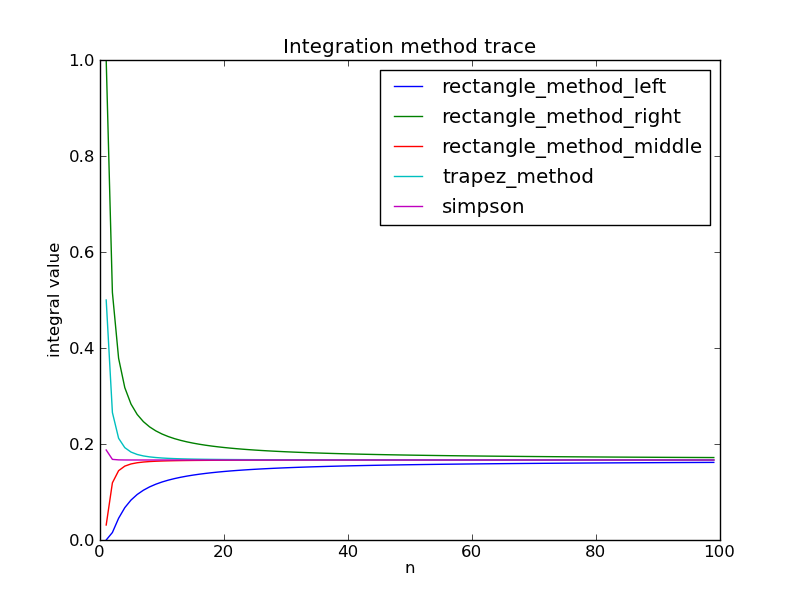

Here is the Python script that generated this plot:
# -*- coding:utf-8 -*-

import numpy as np
import scipy as sp
import pylab as mp



#------------------------------------------------#
# FUNCTIONS WITH NUMBER OF POINTS :              #
#------------------------------------------------#


def rectangle_method_left(f, a, b, n):
    h = (b - a)/n
    add = 0
    for k in np.arange(0,n):
        add += f(a + k*h)
    add *= h
    return add


    
def rectangle_method_right(f, a, b, n):
    h = (b - a)/n
    add = 0
    for k in np.arange(1,n+1):
        add += f(a + k*h)
    add *= h
    return add


def rectangle_method_middle(f, a, b, n):
    h = (b - a)/n
    add = 0
    for k in np.arange(0,n):
        add += f(a + k*h + h/2)
    add *= h
    return add


def trapez_method(f, a, b, n):
    h = (b - a)/n
    add = 0
    for k in np.arange(1,n):
        add += f(a + k*h)
    add += (f(a)+f(b))/2
    add *= h
    return add

def simpson(f, a, b, n):
    h = (b - a)/n
    add = 0.
    for k in np.arange(1,n+1):
        add += (1./6.)*f(a+(k-1.)*h) + (2./3.)*f(a+(k-0.5)*h) + (1./6.)*(f(a+k*h))
    add *= h
    return add

#------------------------------------------------#
# FUNCTIONS WITH PRECISION :                     #
#------------------------------------------------#

def rectangle_method_left_eps(f, a, b, e):
    
    n = 1
    h = (b - a)
    I = f(a) * h
    
    I2n = I+1.
    
    while (abs(I2n - I) > e):
        mem = I2n
        I2n = 0.
        for k in np.arange(0.,n):
            I2n += f(a + k*h + h/2.)
        h = h/2.
        I2n *= h
        I2n += I/2.
        I = mem
        n *= 2

    print "N =", n
    return I2n

def rectangle_method_right_eps(f, a, b, e):
    
    n = 1
    h = (b - a)
    I = f(a) * h
    
    I2n = I+1.
    
    while (abs(I2n - I) > e):
        mem = I2n
        I2n = 0.
        for k in np.arange(1,n+1):
            I2n += f(a + k*h + h/2.)
        h = h/2.
        I2n *= h
        I2n += I/2.
        I = mem
        n *= 2

    print "N =", n
    return I2n

def rectangle_method_middle_eps(f, a, b, e):
    
    n = 1
    h = (b - a)
    I = f((b+a)/2) * h
    
    I2n = I+1.
    
    while (abs(I2n - I) > e):
        mem = I2n
        I2n = 0.
        for k in np.arange(0.,n):
            I2n += f(a + k*h + h/6.) + f(a + k*h + (5.*h)/6.)
        h = h/3.
        I2n *= h
        I2n += I/3.
        I = mem
        n *= 3

    print "N =", n
    return I2n



#------------------------------------------------#
# TESTS :                                        #
#------------------------------------------------#

#f = lambda(x): np.sqrt(1-x**2)
f = lambda(x): x**5
a = -0.5
b = 1.

#real_value = np.pi/2
real_value = (b**6/6. - a**6/6.)

n = 1000.

print "Valeur théorique :", real_value
print rectangle_method_left(f, a, b, n)
print rectangle_method_right(f, a, b, n)
print rectangle_method_middle(f, a, b, n)
print trapez_method(f, a, b, n)
print simpson(f, a, b, n)

eps = 1e-2
#print "Méthode des rectangles (gauche) avec l'erreur :", rectangle_method_left_eps(f, a, b, eps)
#print "Méthode des rectangles (droite) avec l'erreur :", rectangle_method_right_eps(f, a, b, eps)
#print "Méthode des rectangles (milieu) avec l'erreur :", rectangle_method_middle_eps(f, a, b, eps)


#------------------------------------------------#
# DRAW :                                         #
#------------------------------------------------#

mp.clf()

def curve(f,n,t):
    curve_values = np.arange(n)
    for i in np.arange(n):
        curve_values[i] = f(t[i])
    return curve_values

n=10.
x = np.arange(0.0, 1. , (1.-0.)/n)
y = curve(f, n, x)
mp.plot(x, y)
mp.title('function trace')
mp.savefig("function.png")


def trace_integrals(f, a, b, nmax, l_fcts, l_labels):
    n = np.arange(0., nmax, 1.)
    m = len(l_fcts)
    integrals = range(0)
        
    for k in np.arange(m):
        integrals.append(np.arange(0, nmax, 1))
        for j in np.arange(nmax):
                integrals[k][j] = l_fcts[k](f, a, b, n[j])
                
    mp.clf()
    for l in range(m):
        mp.plot(n, integrals[l], label=l_labels[l])
    mp.legend(loc='best')
    mp.title('Integration method trace')
    mp.savefig("integration.png")

    mp.clf()


def trace_errors(f, a, b, nmax, l_fcts, l_labels, real_value):
    n = np.arange(2., nmax, 1.)
    m = len(l_fcts)
    errors = range(0)
    
    for k in np.arange(m):
        errors.append(np.arange(nmax-2))
        for j in np.arange(nmax-2):
            errors[k][j] = abs(l_fcts[k](f, a, b, n[j]) - real_value)
    mp.clf()
    for l in range(m):
        mp.plot(n, errors[l], label=l_labels[l])
    
    mp.legend(loc='best')
    mp.title('Error depending on integration methods')
    mp.savefig("errors_integration.png")

    mp.legend(loc='lower left')
    mp.xscale('log')
    mp.yscale('log')
    mp.savefig("log_errors_integration.png")

    mp.clf()



    
l_fcts = (rectangle_method_left,
          rectangle_method_right,
          rectangle_method_middle,
          trapez_method,
          simpson)

l_labels = ("rectangle_method_left",
            "rectangle_method_right",
            "rectangle_method_middle",
            "trapez_method",
            "simpson")


n = 300.
trace_integrals(f, 0., 1., 100., l_fcts, l_labels)
trace_errors(f, a, b, n, l_fcts, l_labels, real_value)
